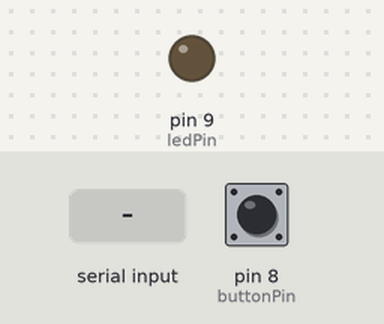
Recording of a sketch running on a simulated Arduino Mega 2560, built with avr-gcc and run on an emulated ATmega2560. Parts: output pins drawn as LEDs (lit = HIGH). The test bench sets the inputs (shaded band); at power-on: pin 8 (buttonPin) HIGH. What the sketch prints to the serial monitor is not drawn.

Above: at 1.2 s.
1.3 s: "1" received over Serial
At 2.4 s:
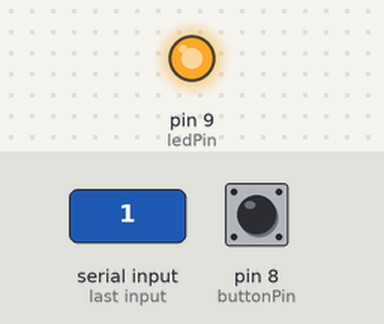
2.8 s: pin 8 (buttonPin) pulled LOW for 1 s
5.8 s: pin 8 (buttonPin) pulled LOW for 0.15 s
At 6.3 s:
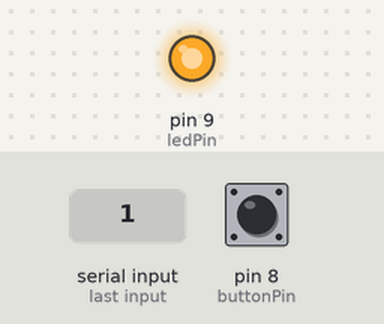
8.9 s: pin 8 (buttonPin) pulled LOW for 0.15 s
At 9.4 s:
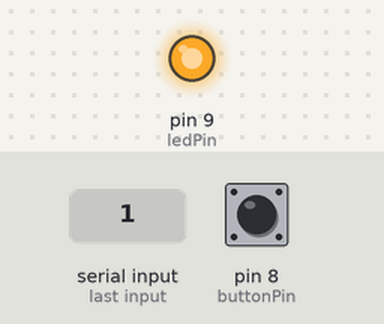
12.0 s: pin 8 (buttonPin) driven LOW
15.0 s: pin 8 (buttonPin) driven HIGH
Timing chart, 0 to 18.0 s (numbered marks = the images above; inputs shaded):
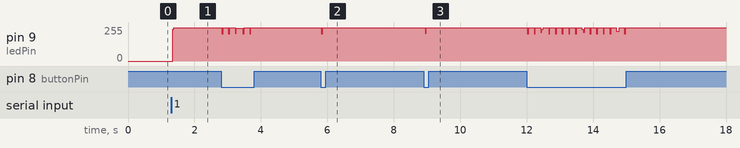

Measured:
- after the input at 1.3 s, pin 9 (ledPin): 0/255 → 249/255 at once
- after the input at 5.8 s, pin 9 (ledPin): 249/255 → 204/255 at once, → 249/255 0.04 s later
- after the input at 8.9 s, pin 9 (ledPin): 249/255 → 208/255 at once, → 249/255 0.04 s later
- after the input at 15.0 s, pin 9 (ledPin): stops changing and stays 249/255

The sketch:

arduino.ino
```cpp
// (licence header left out)
// indicator led and button
int           ledPin     = 9;
int           buttonPin  = 8;
unsigned long lastButton = 0;

void setup()
{
  // Pin setup
  pinMode(ledPin, OUTPUT);
  pinMode(buttonPin, INPUT);
  digitalWrite(buttonPin, HIGH);
  Serial.begin(9600);
  Serial.println("Hello World!");
  Serial.println("My name is Arduino Mega. Via Usb.");
}

void loop()
{ // send a ping with a button press
  if(digitalRead(buttonPin)==LOW && millis()-lastButton>=200)
  {
    Serial.println("Ping!"); // debounce
    lastButton=millis();
  }

  // print received signal to debug output
  if(Serial.available())
  {
    digitalWrite(ledPin, HIGH);
    char newChar=Serial1.read(); // print to debug Serial
    Serial.write(newChar);
  }

  digitalWrite(ledPin, LOW);
}
```
